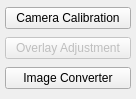
         <widget class="QWidget" name="pageAssortedTools">
          <property name="geometry">
           <rect>
            <x>0</x>
            <y>0</y>
            <width>136</width>
            <height>99</height>
           </rect>
          </property>
          <attribute name="label">
           <string>Assorted Tools</string>
          </attribute>
          <layout class="QVBoxLayout" name="verticalLayout_6">
           <property name="leftMargin">
            <number>5</number>
           </property>
           <property name="topMargin">
            <number>5</number>
           </property>
           <property name="rightMargin">
            <number>5</number>
           </property>
           <property name="bottomMargin">
            <number>5</number>
           </property>
           <item>
            <widget class="QPushButton" name="pushCameraCalibration">
             <property name="text">
              <string>Camera Calibration</string>
             </property>
            </widget>
           </item>
           <item>
            <widget class="QPushButton" name="pushOverlayAdjustment">
             <property name="enabled">
              <bool>false</bool>
             </property>
             <property name="text">
              <string>Overlay Adjustment</string>
             </property>
            </widget>
           </item>
           <item>
            <widget class="QPushButton" name="pushImageConverter">
             <property name="text">
              <string>Image Converter</string>
             </property>
            </widget>
           </item>
          </layout>
         </widget>
